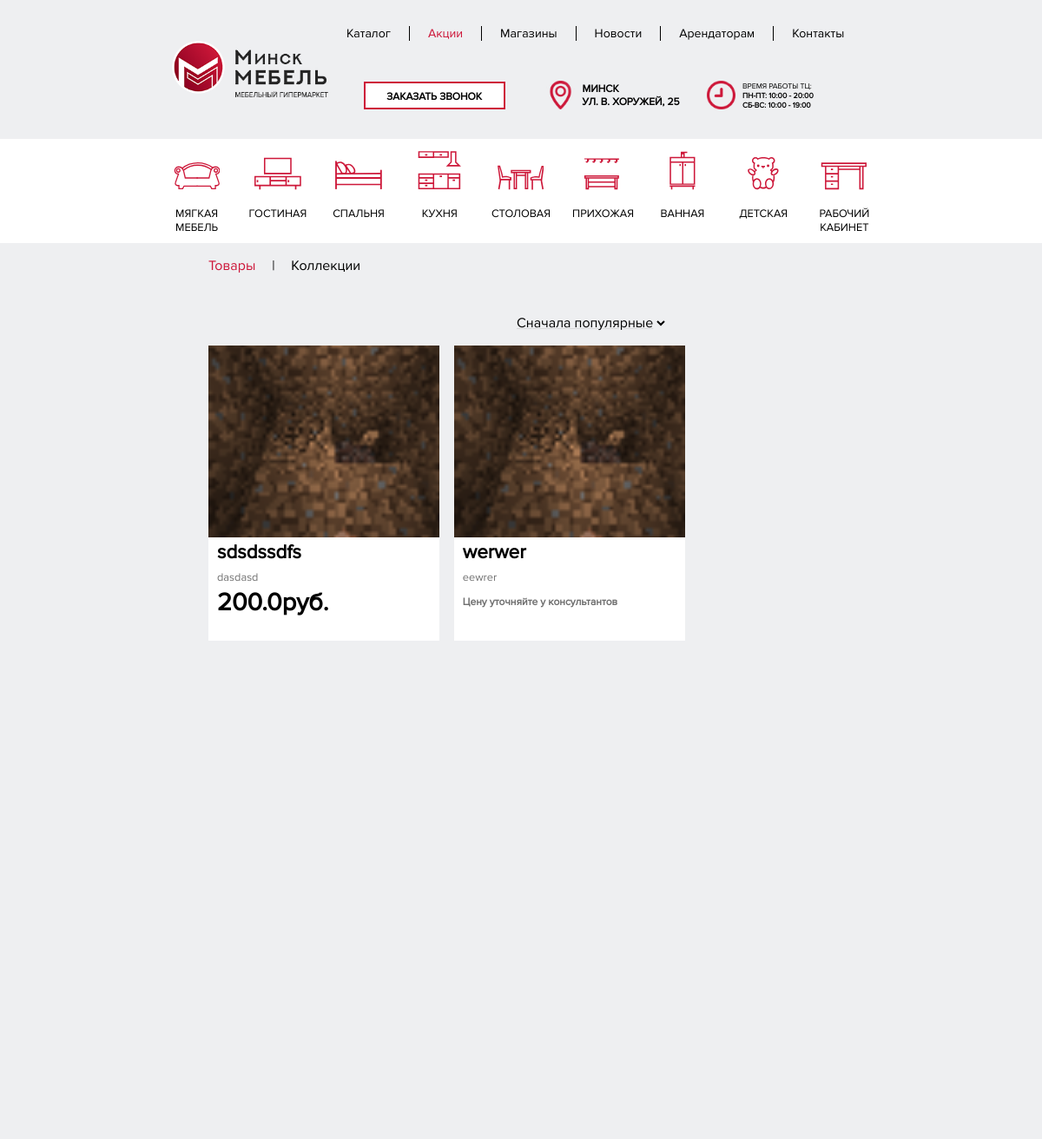
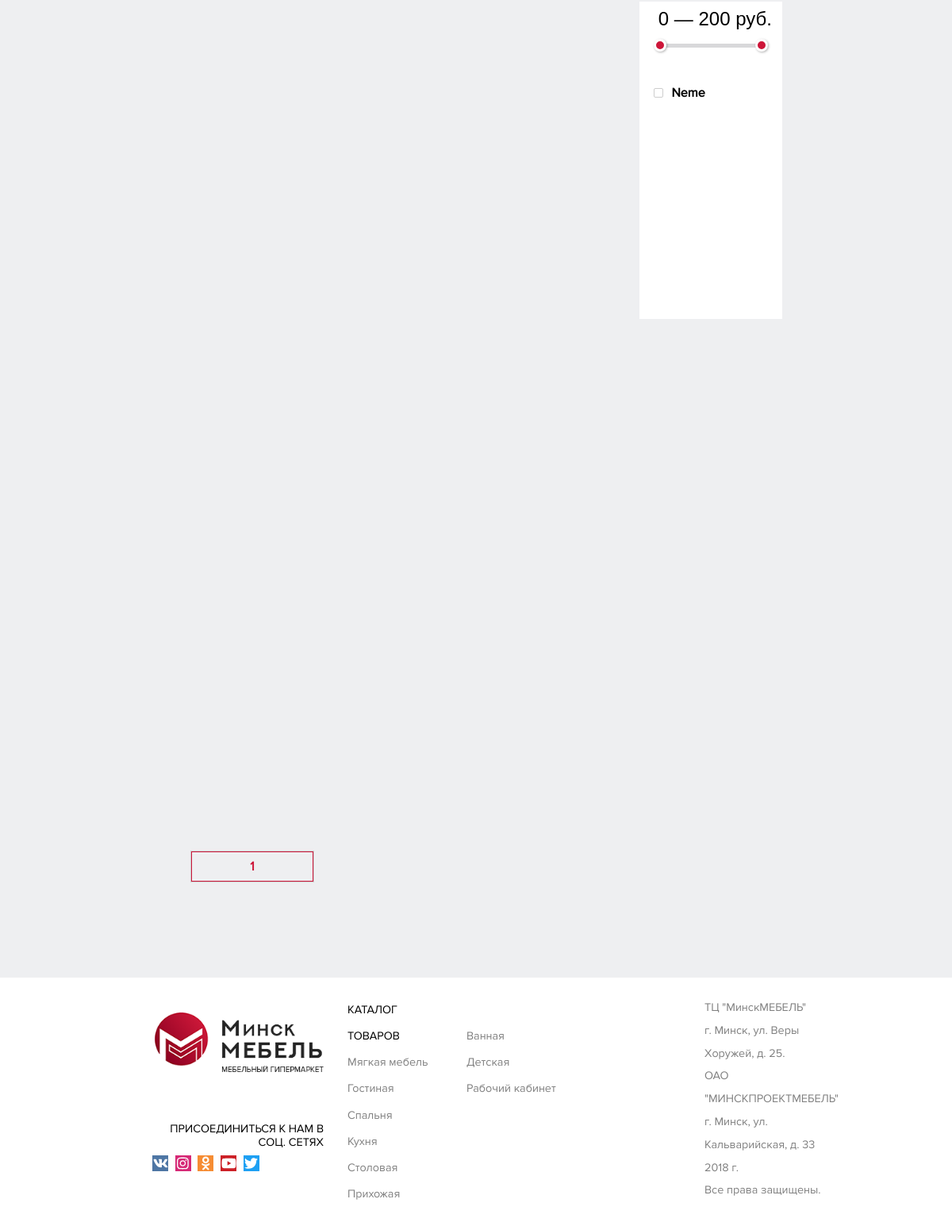
Page /catalog/ on the committed database (2 pictures, top to bottom).
### catalog/models.py (models this page shows, shortened)
class ShopItem(models.Model):
    categoryTemplate = (
        ('1', 'Мягкая мебель'),
        ('2', 'Гостиная'),
        ('3', 'Спальня'),
        ('4', 'Кухня'),
        ('5', 'Столовая'),
        ('6', 'Прихожая'),
        ('7', 'Ванная'),
        ('8', 'Детская'),
        ('9', 'Рабочий кабинет'),
    )
    title = models.CharField("Название товара",max_length=40)
    subtitle = models.CharField("Краткое описание",max_length=40)
    discriotion = models.TextField("Описание товара")
    size = models.CharField("Размеры",max_length=40, default=None, blank=True)
    matherial = models.CharField("Материал",max_length=40, default=None, blank=True)
    color = models.CharField("Цвета",max_length=40, default=None, blank=True)
    qualities = models.TextField("Доп. характеристики", default=None, blank=True)
    price = models.FloatField("Цена",default=0.00)
    isdiscount = models.BooleanField("На скидке?", default=False)
    newprice = models.FloatField("Новая цена (Если товар не на скидке, пожалуйста, укажите цену, равную обычной)", default=0.00);
    seller = models.ForeignKey(shops, on_delete=models.CASCADE, verbose_name="Поставщик")
    Category = models.CharField("Категория",default='Мягкая мебель',max_length=20, choices=categoryTemplate)
    inCollection = models.ForeignKey(Collection, on_delete=models.SET_NULL, null=True, verbose_name="Коллекция", blank=True)
    image = models.ImageField("Главное фото (обязательно)",upload_to="",null=False, blank=False)
    image1 = models.ImageField("Доп. фото (Необязательно)",default=None,upload_to="",null=True, blank=True)
    image2 = models.ImageField("Доп. фото (Необязательно)",default=None,upload_to="",null=True, blank=True)
    image3 = models.ImageField("Доп. фото (Необязательно)",default=None,upload_to="",null=True, blank=True)
    image4 = models.ImageField("Доп. фото (Необязательно)",default=None,upload_to="",null=True, blank=True)
    image5 = models.ImageField("Доп. фото (Необязательно)",default=None,upload_to="",null=True, blank=True)
    image6 = models.ImageField("Доп. фото (Необязательно)",default=None,upload_to="",null=True, blank=True)
    image7 = models.ImageField("Доп. фото (Необязательно)",default=None,upload_to="",null=True, blank=True)
    image8 = models.ImageField("Доп. фото (Необязательно)",default=None,upload_to="",null=True, blank=True)

### mainpage/models.py (models this page shows, shortened)
class shops(models.Model):
    title = models.CharField("Название",default="Neme",max_length=40)
    discription = models.TextField("Описание",default="Описание магазина")
    image = models.ImageField("Мини-логотип", upload_to="",null=True, blank=True)
    mainimage = models.ImageField("Полная картинка",upload_to="",null=True, blank=True, default=None)
    phone1 = models.CharField("Телефон1",default="+375445106036",max_length=40)
    worktime = models.CharField("Время работы", default="Пн.-Пт.: ...", max_length=50)
    link = models.CharField("Ссылка на магазин", default="vegas.by", max_length=50)

### catalog/views.py (the view)
# urls.py: re_path(r'^(?P<category>[a-z]+)/', views.catalog1),
def catalog1(request):
    form =forms.ContactForm()
    categories = {
        "softmebel" : '1',
        "leavingroom": '2',
        "bedroom": '3',
        "kitchen": '4',
        "stolovaya": '5',
        "inner": '6',
        "bathroom": '7',
        "childroom": '8',
        "office": '9',
    }
    min1 = request.GET.get('min1')
    max1 = request.GET.get('max1')
    Categoty = request.GET.get('category')
    SORT = request.GET.get('shopsort')
    sortparam = request.GET.get('priority');
    if(sortparam is None or sortparam is ""):
        sortparam  = '-isdiscount'
    if(request.GET.get('opt') == 'add' and request.GET.get('opt') not in sortparams1):
        sortparams1.append(SORT)
    else:
        if(request.GET.get('opt') == 'del'):
            try:
                sortparams1.remove(SORT)
            except ValueError:
                pass
    values = [];
    allshops = models.shops.objects.all()
    allitems = models.ShopItem.objects.all()
    for objj in allitems:
        values.append(objj.newprice)
    minvalue = min(values)
    maxvalue = max(values)
    if min1 is None or min1 is '':
        min1 = minvalue
    if max1 is None or max1 is '':
        max1 = maxvalue
    if Categoty == None or Categoty == "" or Categoty == 'None':
        items2 = models.ShopItem.objects.all().order_by(sortparam)
    else:
        items2 = models.ShopItem.objects.filter(Category = categories[Categoty]).order_by(sortparam)
    items1 = []
    for objj in items2:
        if (float(objj.newprice) >= float(min1) and float(objj.newprice) <= float(max1)) or (objj.newprice == 0.0) :
            items1.append(objj)
    items = []
    if(sortparams1 != []):
        for objj in items1:
            if objj.seller.title in sortparams1:
                items.append(objj)
    else:
        items = items1
    paginator = Paginator(items, 8)
    page = request.GET.get('page')
    if(page is None or page == ''):
        page = 1
    try:
        items = paginator.page(page)
    except PageNotAnInteger:
        items = paginator.page(1)
    except EmptyPage:
        items = paginator.page(paginator.num_pages)
    return render(request, 'catalog.html', {'items': items,
                                            'shops':allshops,
                                            'min':minvalue,
                                            'max' : maxvalue,
                                            'max1' : max1,
                                            'min1' : min1,
                                            'category': Categoty,
                                            'sort': sortparams1,
                                            'priority' : sortparam,
                                            'minpage' : int(page) - 2,
                                            'maxpage': int(page) + 2,
                                            'maxpage1': int(paginator.num_pages) - 1, "form" : form})

### mainpage/forms.py
class ContactForm(forms.Form):
    subject = forms.CharField(max_length=100, widget=forms.TextInput(attrs={'size':'40','class': 'inputbox', 'placeholder' : 'Ваше имя'}))
    sender = forms.EmailField(widget=forms.TextInput(attrs={'size':'40','class': 'inputbox', 'placeholder' : 'Ваш E-mail'}))
    phone = forms.CharField(widget=forms.TextInput(attrs={'class': 'inputbox phone-box', 'placeholder' : 'Ваш телефон'}))
    time = forms.CharField(widget=forms.TextInput(attrs={'class': 'inputbox', 'placeholder' : 'Удобное время для звонка'}))

### catalog/templates/catalog.html (shortened to what this page needs)
{% load staticfiles %}
<html>
<head>
    <link rel='stylesheet prefetch' href='https://cdnjs.cloudflare.com/ajax/libs/Swiper/4.0.7/css/swiper.min.css'>
    	<link rel="stylesheet" type="text/css" href="{% static 'mainpage/css/style.css' %}">
    <link rel="stylesheet" type="text/css" href="{% static 'mainpage/css/style_index.css' %}">
    <link rel="stylesheet" type="text/css" href="{% static 'style_magazine.css' %}">
    <link rel="stylesheet" type="text/css" href="{% static 'style_catalog.css' %}">
    <link rel="stylesheet" type="text/css" href="{% static 'range/ion.rangeSlider.css' %}">
    <link rel="stylesheet" type="text/css" href="{% static 'range/ion.rangeSlider.skinHTML5.css' %}">
        <link rel="stylesheet" type="text/css" href="{% static 'mainpage/css/menu.css' %}">
	<link rel="stylesheet" type="text/css" href="{% static 'mainpage/css/adaptation.css' %}">
<link rel="stylesheet" type="text/css" href="{% static 'mainpage/css/callslider.css' %}">
</head>
<body>
  {% block content %}
  {% include "header.html" %}
  {% endblock %}
  <catalog>
    <div class="tovsorcollections">
      <a href="" class="tovsorcols active">
        <p>Товары</p>
      </a>
      <p class="tovsorcols">|</p>
      <a href="collections/?category={{category}}" class="tovsorcols">
        <p>Коллекции</p>
      </a>
    </div>
<div class="select">
      <select id="ssss" onchange="return location.href = ('?max1={{max1}}&category={{category}}&min1={{min1}}&page={{items.number}}&priority=' + ($('#ssss').val()))">
          {% if priority == '-isdiscount' %}
      <option value="-isdiscount" selected>Сначала популярные</option>
          {% else %}
      <option value="-isdiscount">Сначала популярные</option>
          {% endif %}
      </select>
    </div>
    <div class="tovarcontent">
        <div class="sortout">
        <div class="sort">
         <div class="slidersort">  <input type="text" id="slider5" name="slider5" value="" /></div>
        <div class="sortchecks">
          {% for objj in shops %}
          <label  class="brand">
            <span class="checkbox-custom"></span>
            <span class="label"><b>{{objj.title}}</b></span>
          </label>
           {% endfor %}
        </div>
        </div>
      </div>
        <div class="tovs">
          {% for objj in items %}
          <div class="tovaritem">
                      <div class="image" style="background-image: url('{{objj.image.url}}');"><a href="/catalog/{{objj.id}}" style="display: block; width: 100%; height: 100%"></a> </div>
                      <div style="display:table; height: 10%;margin-left: 10px;margin-right: 10px;">
                        <div class="name">
                          <a href="/catalog/{{objj.id}}/" style="text-decoration: none; color: black">{{objj.title}}</a>
                        </div>
                      </div>
                      <div style="display:table; height: 7%;margin-left: 10px;margin-right: 10px;">
                        <div class="more">
                          {{objj.subtitle}}
                        </div>
                      </div>
                        {% if objj.isdiscount %}
                        <div style="display:table; height: 7%; margin-left: 10px;margin-right: 10px;">
                  			<div class="nowprice">
                  				{{objj.newprice}}руб.
                  			</div>
                  		</div>
                  		<div style="display:table; height: 7%; margin-left: 10px;margin-right: 10px;">
                  			<div class="preprice">
                  				прежняя цена: {{objj.price}}руб.
                  			</div>
                  		</div>
                        {% else %}
                           {% if objj.price == 0.0 %}
                           <div style="display:table; height: 7%;margin-left: 10px;margin-right: 10px;">
                            <div class="preprice">
                          Цену уточняйте у консультантов
                            </div>
                        </div>
                          {% else %}
                          <div style="display:table; height: 7%;margin-left: 10px;margin-right: 10px;">
                            <div class="price">
                            {{objj.price}}руб.
                            </div>
                          </div>
                          {% endif %}
                        {% endif %}
                  </div>
          {% endfor %}
        </div>
      </div>
      <div class="pages">
        <table class="pagess" cellpadding="0" cellspacing="0" align="middle">
    {% if items.number == 1 %}
         <td class="active"><a href="?page=1&max1={{max1}}&min1={{min1}}&priority={{priority}}" class="ss"><b>1</b></a></td>
    {% else %}
         <td><a href="?page=1&max1={{max1}}&min1={{min1}}&priority={{priority}}" class="ss"><b>1</b></a></td>
    {% endif %}
        </table>
      </div>
  </catalog>
 {% block footer %}
 {% include "footer.html" %}
 {% endblock %}
</body>
</html>

### mainpage/static/mainpage/css/style.css (style rules this page uses)
body { overflow-x: hidden !important; }
slider *, *:before, *:after { -webkit-box-sizing: border-box; box-sizing: border-box; margin: 0; padding: 0; }

### mainpage/static/mainpage/css/style_index.css (style rules this page uses)
html, body { margin:0; padding:0; font-family: "Arial"; overflow-x:hidden; }
b { font-weight: bold !important; }

### catalog/static/style_magazine.css (style rules this page uses)
.tovaritem .name { color: black; font-weight: bold; }

### catalog/static/style_catalog.css (style rules this page uses)
.tovsorcollections { margin-left: 20%; margin-right: 20%; width: 60%; height: 10%; }
catalog { width: 100%; height: auto; display: block; background-color: #eeeff1; }
.tovsorcols, .tovsorcols p { display: inline-block; font-family: Proxima; font-size: 2vh; color: black; transition-duration: 1s; margin-right: 2%; }
.slidersort { width: 80%; margin-left: 10%; margin-right: 10%; }
.tovsorcols.active p { color: #cd1639; }
.tovarcontent { margin-left: 20%; margin-right: 10%; width: 65%; }
.tovs { width: 72.5%; font-size: 0; height: 250%; display: inline-block; }
.brand { display: block; margin-top: 10%; }
.checkbox-custom { position: relative; display: block; width: 10px; height: 10px; border: 1px solid #CDCDCD; border-radius: 2px; }
.checkbox-custom, .label { display: inline-block; vertical-align: middle; }
.label { font-size: 2vh; margin-left: 10px; font-family: Proxima; }
.sortchecks { margin-top: 50px; margin-left: 10%; }
.select { margin-left: 20%; margin-right: 10%; width: 65%; height: 3%; }
.select select { position: relative; margin-left: 45%; height: 100%; font-size: 2vh; border: none; background-color: #eeeff1; text-decoration: underline; text-decoration-style: solid; text-decoration-color: #D8D8DA; font-family: Proxima; }
.sortout { font-size: 0; position: absolute; right: 17.8%; top: 45.5%; width: 15%; height: 250%; }
.sort { width: 100%; height: 400px; background-color: white; }
.tovaritem { width: 47%; font-size: 0; margin-right: 3%; margin-top: 2.5%; display: inline-block; height: 17%; background-color: white; cursor: pointer; }
.tovaritem .image { height: 65%; background-size: cover; background-position: center; }
.tovaritem .name { height:15%; width:100%; font-family: Proxima; font-size: 2.8vh; display:table-cell; vertical-align: middle; }
.tovaritem .more { height:15%; width:100%; font-family: Proxima; font-size: 1.6vh; display:table-cell; vertical-align: middle; color: #6f6f6f; }
.tovaritem .price { height:15%; width:100%; font-family: Proxima; font-size: 3.6vh ; font-weight: bold; display:table-cell; vertical-align: bottom; }
.pages { margin-left: 20%; margin-right: 10%; width: 65%; height: 20%; }
.pagess { width: 20%; height: 25%; border: 1px solid #CDCDCD; }
.preprice { font-family: Proxima; font-size: 1vw; display: table-cell; vertical-align: bottom; color: #6f6f6f; font-weight: bold; }
td { width: 20%; height: 100%; border: 1px solid #CDCDCD; text-align: center; display: table-cell; vertical-align: middle; transition-duration: 1s; }
td a { text-decoration: none; color: black; font-family: Proxima; transition-duration: 1s; }
td.active, td.active a { color: #cd1639; border-color: #cd1639; }

### catalog/static/range/ion.rangeSlider.css (style rules this page uses)
.irs-hidden-input { position: absolute !important; display: block !important; top: 0 !important; left: 0 !important; width: 0 !important; height: 0 !important; font-size: 0 !important; line-height: 0 !important; padding: 0 !important; margin: 0 !important; overflow: hidden; outline: none !important; z-index: -9999 !important; background: none !important; border-style: solid !important; border-color: transparent !important; }

### mainpage/static/mainpage/css/callslider.css (style rules this page uses)
.button a, a:link, a:visited { text-decoration: none; }

### rows in the picture
ShopItem: newprice.newprice "Сначала популярные", image (picture), {{ objj.id }} 1 (drawn), title "sdsdssdfs", subtitle "dasdasd", price "200.0"
shops: title "Neme"
ShopItem: image (picture), title "werwer", subtitle "eewrer", isdiscount "Цену уточняйте у консультантов"
